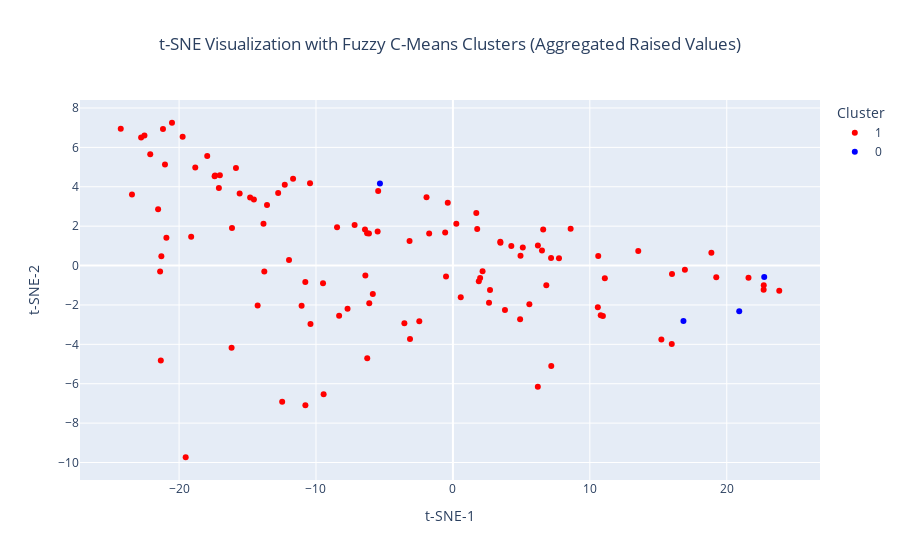

Notebook code cell kept with this figure:
### Code cell
# Step 7: Aggregated Plotting (no repeated points, summed "Raised" values)
# Group by country and aggregate "Raised" values
aggregated_df = results_df.groupby("Country", as_index=False).agg({
    "TSNE-1": "mean",  # Use mean for t-SNE coordinates
    "TSNE-2": "mean",
    "Cluster": "first",  # Use the first cluster label for the country
    "Raised": "sum",  # Sum the "Raised" values for repeated countries
    "Country Code": "first"  # Use the first country code for the country
})

# Ensure the "Cluster" column is treated as categorical
aggregated_df["Cluster"] = aggregated_df["Cluster"].astype(str)

# Define custom colors for each cluster
cluster_colors = {
    "0": "blue",  # Color for Cluster 0
    "1": "red",   # Color for Cluster 1
    "2": "green", # Color for Cluster 2 (if you have more clusters)
    # Add more colors as needed
}

# Visualize the clusters with Plotly
fig_aggregated = px.scatter(aggregated_df, x="TSNE-1", y="TSNE-2", color="Cluster",
                            color_discrete_map=cluster_colors,  # Use custom colors
                            hover_data=["Country Code", "Raised"],
                            title="t-SNE Visualization with Fuzzy C-Means Clusters (Aggregated Raised Values)",
                            labels={"TSNE-1": "t-SNE-1", "TSNE-2": "t-SNE-2", "Cluster": "Cluster"})

fig_aggregated.update_traces(marker=dict(size=12, line=dict(width=2, color='DarkSlateGrey')),
                             selector=dict(mode='markers+text'))

fig_aggregated.update_layout(legend_title_text='Cluster',
                             xaxis_title="t-SNE-1",
                             yaxis_title="t-SNE-2",
                             title_x=0.5)

fig_aggregated.show()

### Figure 1 — Plotly figure (JSON) as saved in the notebook; plotly's stock layout.template omitted (floating-point values rounded to 4 significant figures; data arrays with more than 128 entries replaced by an {"elided": "..."} marker saying what was removed)
{"data": [{"customdata": {"elided": "108x2 mixed values"}, "hovertemplate": "Cluster=1<br>t-SNE-1=%{x}<br>t-SNE-2=%{y}<br>Country Code=%{customdata[0]}<br>Raised=%{customdata[1]}<extra></extra>", "legendgroup": "1", "marker": {"color": "red", "symbol": "circle"}, "mode": "markers", "name": "1", "orientation": "v", "showlegend": true, "type": "scatter", "x": [-11.67, -13.58, -3.544, -17.02, 10.95, 1.891, -22.77, -17.37, 6.505, -10.78, 1.774, -17.09, -21.03, -10.77, 8.598, -3.166, -15.85, -21.18, 22.7, 13.54, -21.33, 7.183, 19.23, -10.4, -7.18, -16.14, 5.104, 1.99, -9.488, 1.708, -21.39, -16.16, 22.7, -6.132, 21.59, 0.2502, 15.23, -20.93, 16.94, -14.26, -15.58, -13.77, -23.44, 4.907, 5.584, -6.395, 7.746, -12.47, -6.423, 6.202, -6.267, -19.12, 2.637, -12.28, 3.471, 11.1, 4.937, -18.82, 2.711, 7.169, -10.44, -12.76, -6.257, -17.4, -22.11, -14.53, -5.497, 10.59, 6.822, -2.455, -7.695, -24.26, -1.928, -0.5659, -13.84, -8.31, 10.8, -11.05, -0.5021, 15.98, 6.207, -19.74, -8.462, -5.458, -19.52, -14.81, 6.593, -17.94, -11.97, 4.266, -3.134, 3.802, -21.29, 18.88, 0.5725, -22.53, 10.61, -1.734, -9.442, -0.3756, -20.52, -21.53, -5.849, 2.167, 16.0, 23.83, -6.109, 3.461], "xaxis": "x", "y": [4.405, 3.078, -2.93, 4.584, -2.556, -0.7924, 6.501, 4.576, 0.7636, -0.8376, 1.853, 3.933, 5.129, -7.09, 1.866, 1.248, 4.949, 6.928, -1.006, 0.7367, -4.82, -5.103, -0.5889, -2.972, 2.053, 1.906, 0.9108, -0.629, -0.9036, 2.666, -0.3015, -4.179, -1.227, 1.633, -0.6214, 2.121, -3.754, 1.412, -0.2113, -2.03, 3.655, -0.3008, 3.605, -2.722, -1.971, -0.5069, 0.3708, -6.921, 1.831, -6.158, 1.643, 1.462, -1.892, 4.096, 1.156, -0.6503, 0.5009, 4.98, -1.243, 0.3873, 4.179, 3.686, -4.709, 4.534, 5.646, 3.357, 1.724, -2.12, -1.004, -2.83, -2.193, 6.942, 3.47, 1.68, 2.122, -2.543, -2.525, -2.047, -0.5554, -3.985, 1.022, 6.545, 1.942, 3.784, -9.734, 3.45, 1.824, 5.562, 0.2872, 0.9958, -3.734, -2.255, 0.4732, 0.647, -1.608, 6.606, 0.482, 1.627, -6.529, 3.186, 7.25, 2.862, -1.438, -0.2882, -0.4304, -1.275, -1.915, 1.214], "yaxis": "y"}, {"customdata": [["SGP", 3158152183], ["CHE", 2094625649], ["USA", 4658314827], ["VEN", 735094880]], "hovertemplate": "Cluster=0<br>t-SNE-1=%{x}<br>t-SNE-2=%{y}<br>Country Code=%{customdata[0]}<br>Raised=%{customdata[1]}<extra></extra>", "legendgroup": "0", "marker": {"color": "blue", "symbol": "circle"}, "mode": "markers", "name": "0", "orientation": "v", "showlegend": true, "type": "scatter", "x": [22.74, 16.84, 20.91, -5.329], "xaxis": "x", "y": [-0.5867, -2.819, -2.326, 4.161], "yaxis": "y"}], "layout": {"autosize": true, "legend": {"title": {"text": "Cluster"}, "tracegroupgap": 0}, "title": {"text": "t-SNE Visualization with Fuzzy C-Means Clusters (Aggregated Raised Values)", "x": 0.5}, "xaxis": {"anchor": "y", "autorange": true, "domain": [0, 1], "range": [-27.17, 26.74], "title": {"text": "t-SNE-1"}, "type": "linear"}, "yaxis": {"anchor": "x", "autorange": true, "domain": [0, 1], "range": [-11.14, 8.652], "title": {"text": "t-SNE-2"}, "type": "linear"}}}
